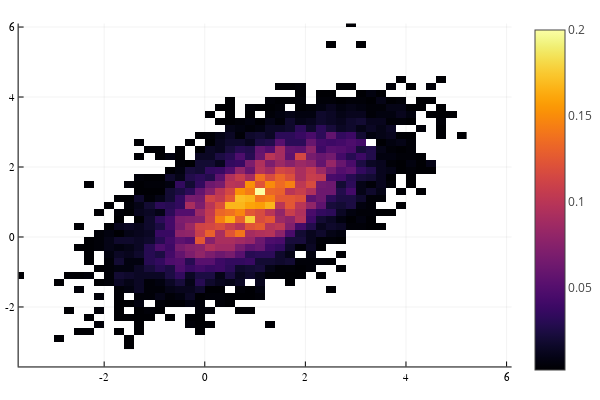
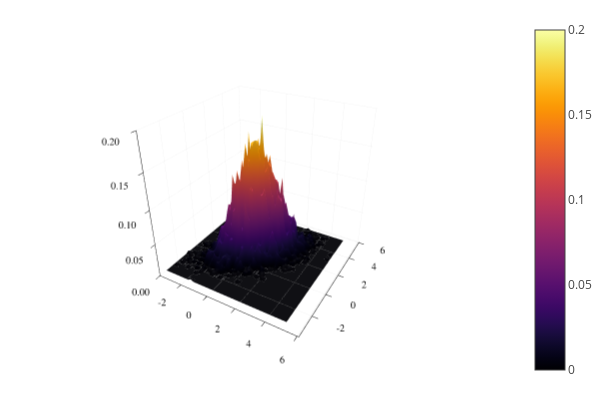

The notebook cell saved with these charts, in order:
### Code cell
t = 1
data = componentwise_vectors_timepoint(sol, t);
plotHist(data, 2)

### Figure 1 — Plotly figure (JSON) as saved in the notebook; plotly's stock layout.template omitted (floating-point values rounded to 4 significant figures; data arrays with more than 128 entries replaced by an {"elided": "..."} marker saying what was removed)
{"data": [{"colorbar": {"title": ""}, "colorscale": {"elided": "256x2 mixed values"}, "name": "y1", "showlegend": false, "showscale": true, "type": "heatmap", "x": [-3.8, -3.6, -3.4, -3.2, -3, -2.8, -2.6, -2.4, -2.2, -2, -1.8, -1.6, -1.4, -1.2, -1, -0.8, -0.6, -0.4, -0.2, 0, 0.2, 0.4, 0.6, 0.8, 1, 1.2, 1.4, 1.6, 1.8, 2, 2.2, 2.4, 2.6, 2.8, 3, 3.2, 3.4, 3.6, 3.8, 4, 4.2, 4.4, 4.6, 4.8, 5, 5.2], "xaxis": "x", "y": [-3.2, -3, -2.8, -2.6, -2.4, -2.2, -2, -1.8, -1.6, -1.4, -1.2, -1, -0.8, -0.6, -0.4, -0.2, 0, 0.2, 0.4, 0.6, 0.8, 1, 1.2, 1.4, 1.6, 1.8, 2, 2.2, 2.4, 2.6, 2.8, 3, 3.2, 3.4, 3.6, 3.8, 4, 4.2, 4.4, 4.6, 4.8, 5, 5.2, 5.4, 5.6, 5.8, 6, 6.2], "yaxis": "y", "z": {"elided": "47x45 float values"}, "zmax": 0.2, "zmin": 0.0025}], "layout": {"annotations": [], "height": 400, "legend_position": {"bgcolor": "rgba(255, 255, 255, 1.000)", "bordercolor": "rgba(0, 0, 0, 1.000)", "borderwidth": 1, "font": {"color": "rgba(0, 0, 0, 1.000)", "family": "sans-serif", "size": 11}, "title": {"font": {"color": "rgba(0, 0, 0, 1.000)", "family": "sans-serif", "size": 15}, "text": ""}, "tracegroupgap": 0, "traceorder": "normal", "x": 1, "xanchor": "auto", "y": 1, "yanchor": "auto"}, "margin": {"b": 20, "l": 0, "r": 0, "t": 20}, "paper_bgcolor": "rgba(255, 255, 255, 1.000)", "plot_bgcolor": "rgba(255, 255, 255, 1.000)", "showlegend": true, "width": 600, "xaxis": {"anchor": "y", "domain": [0.03619, 0.9934], "gridcolor": "rgba(0, 0, 0, 0.100)", "gridwidth": 0.5, "linecolor": "rgba(0, 0, 0, 1.000)", "mirror": false, "range": [-3.7, 6.1], "showgrid": true, "showline": true, "showticklabels": true, "tickangle": 0, "tickcolor": "rgb(0, 0, 0)", "tickfont": {"color": "rgba(0, 0, 0, 1.000)", "family": "sans-serif", "size": 11}, "tickmode": "array", "ticks": "inside", "ticktext": ["-2", "0", "2", "4", "6"], "tickvals": [-2, 0, 2, 4, 6], "title": "", "titlefont": {"color": "rgba(0, 0, 0, 1.000)", "family": "sans-serif", "size": 15}, "type": "-", "visible": true, "zeroline": false, "zerolinecolor": "rgba(0, 0, 0, 1.000)"}, "yaxis": {"anchor": "x", "domain": [0.03762, 0.9902], "gridcolor": "rgba(0, 0, 0, 0.100)", "gridwidth": 0.5, "linecolor": "rgba(0, 0, 0, 1.000)", "mirror": false, "range": [-3.7, 6.1], "showgrid": true, "showline": true, "showticklabels": true, "tickangle": 0, "tickcolor": "rgb(0, 0, 0)", "tickfont": {"color": "rgba(0, 0, 0, 1.000)", "family": "sans-serif", "size": 11}, "tickmode": "array", "ticks": "inside", "ticktext": ["-2", "0", "2", "4", "6"], "tickvals": [-2, 0, 2, 4, 6], "title": "", "titlefont": {"color": "rgba(0, 0, 0, 1.000)", "family": "sans-serif", "size": 15}, "type": "-", "visible": true, "zeroline": false, "zerolinecolor": "rgba(0, 0, 0, 1.000)"}}}

### Figure 2 — Plotly figure (JSON) as saved in the notebook; plotly's stock layout.template omitted (floating-point values rounded to 4 significant figures; data arrays with more than 128 entries replaced by an {"elided": "..."} marker saying what was removed)
{"data": [{"colorbar": {"title": ""}, "colorscale": {"elided": "256x2 mixed values"}, "name": "y1", "opacity": null, "scene": "scene", "showlegend": false, "showscale": true, "type": "surface", "x": [-3.7, -3.5, -3.3, -3.1, -2.9, -2.7, -2.5, -2.3, -2.1, -1.9, -1.7, -1.5, -1.3, -1.1, -0.9, -0.7, -0.5, -0.3, -0.1, 0.1, 0.3, 0.5, 0.7, 0.9, 1.1, 1.3, 1.5, 1.7, 1.9, 2.1, 2.3, 2.5, 2.7, 2.9, 3.1, 3.3, 3.5, 3.7, 3.9, 4.1, 4.3, 4.5, 4.7, 4.9, 5.1], "xaxis": "x", "y": [-3.1, -2.9, -2.7, -2.5, -2.3, -2.1, -1.9, -1.7, -1.5, -1.3, -1.1, -0.9, -0.7, -0.5, -0.3, -0.1, 0.1, 0.3, 0.5, 0.7, 0.9, 1.1, 1.3, 1.5, 1.7, 1.9, 2.1, 2.3, 2.5, 2.7, 2.9, 3.1, 3.3, 3.5, 3.7, 3.9, 4.1, 4.3, 4.5, 4.7, 4.9, 5.1, 5.3, 5.5, 5.7, 5.9, 6.1], "yaxis": "y", "z": {"elided": "45x47 float values"}, "zaxis": "z", "zmax": 0.2, "zmin": 0}], "layout": {"annotations": [], "height": 400, "legend_position": {"bgcolor": "rgba(255, 255, 255, 1.000)", "bordercolor": "rgba(0, 0, 0, 1.000)", "borderwidth": 1, "font": {"color": "rgba(0, 0, 0, 1.000)", "family": "sans-serif", "size": 11}, "title": {"font": {"color": "rgba(0, 0, 0, 1.000)", "family": "sans-serif", "size": 15}, "text": ""}, "tracegroupgap": 0, "traceorder": "normal", "x": 1, "xanchor": "auto", "y": 1, "yanchor": "auto"}, "margin": {"b": 20, "l": 0, "r": 0, "t": 20}, "paper_bgcolor": "rgba(255, 255, 255, 1.000)", "plot_bgcolor": "rgba(255, 255, 255, 1.000)", "scene": {"camera": {"eye": {"x": 1.126, "y": -1.95, "z": 1.3}}, "domain": {"x": [0.03619, 0.9934], "y": [0.03762, 0.9902]}, "xaxis": {"gridcolor": "rgba(0, 0, 0, 0.100)", "gridwidth": 0.5, "linecolor": "rgba(0, 0, 0, 1.000)", "mirror": false, "range": [-3.7, 6.1], "showgrid": true, "showline": true, "showticklabels": true, "tickangle": 0, "tickcolor": "rgb(0, 0, 0)", "tickfont": {"color": "rgba(0, 0, 0, 1.000)", "family": "sans-serif", "size": 11}, "tickmode": "array", "ticks": "inside", "ticktext": ["-2", "0", "2", "4", "6"], "tickvals": [-2, 0, 2, 4, 6], "title": "", "titlefont": {"color": "rgba(0, 0, 0, 1.000)", "family": "sans-serif", "size": 15}, "type": "-", "visible": true, "zeroline": false, "zerolinecolor": "rgba(0, 0, 0, 1.000)"}, "yaxis": {"gridcolor": "rgba(0, 0, 0, 0.100)", "gridwidth": 0.5, "linecolor": "rgba(0, 0, 0, 1.000)", "mirror": false, "range": [-3.7, 6.1], "showgrid": true, "showline": true, "showticklabels": true, "tickangle": 0, "tickcolor": "rgb(0, 0, 0)", "tickfont": {"color": "rgba(0, 0, 0, 1.000)", "family": "sans-serif", "size": 11}, "tickmode": "array", "ticks": "inside", "ticktext": ["-2", "0", "2", "4", "6"], "tickvals": [-2, 0, 2, 4, 6], "title": "", "titlefont": {"color": "rgba(0, 0, 0, 1.000)", "family": "sans-serif", "size": 15}, "type": "-", "visible": true, "zeroline": false, "zerolinecolor": "rgba(0, 0, 0, 1.000)"}, "zaxis": {"gridcolor": "rgba(0, 0, 0, 0.100)", "gridwidth": 0.5, "linecolor": "rgba(0, 0, 0, 1.000)", "mirror": false, "range": [0, 0.2], "showgrid": true, "showline": true, "showticklabels": true, "tickangle": 0, "tickcolor": "rgb(0, 0, 0)", "tickfont": {"color": "rgba(0, 0, 0, 1.000)", "family": "sans-serif", "size": 11}, "tickmode": "array", "ticks": "inside", "ticktext": ["0.00", "0.05", "0.10", "0.15", "0.20"], "tickvals": [0, 0.05, 0.1, 0.15, 0.2], "title": "", "titlefont": {"color": "rgba(0, 0, 0, 1.000)", "family": "sans-serif", "size": 15}, "type": "-", "visible": true, "zeroline": false, "zerolinecolor": "rgba(0, 0, 0, 1.000)"}}, "showlegend": true, "width": 600}}
